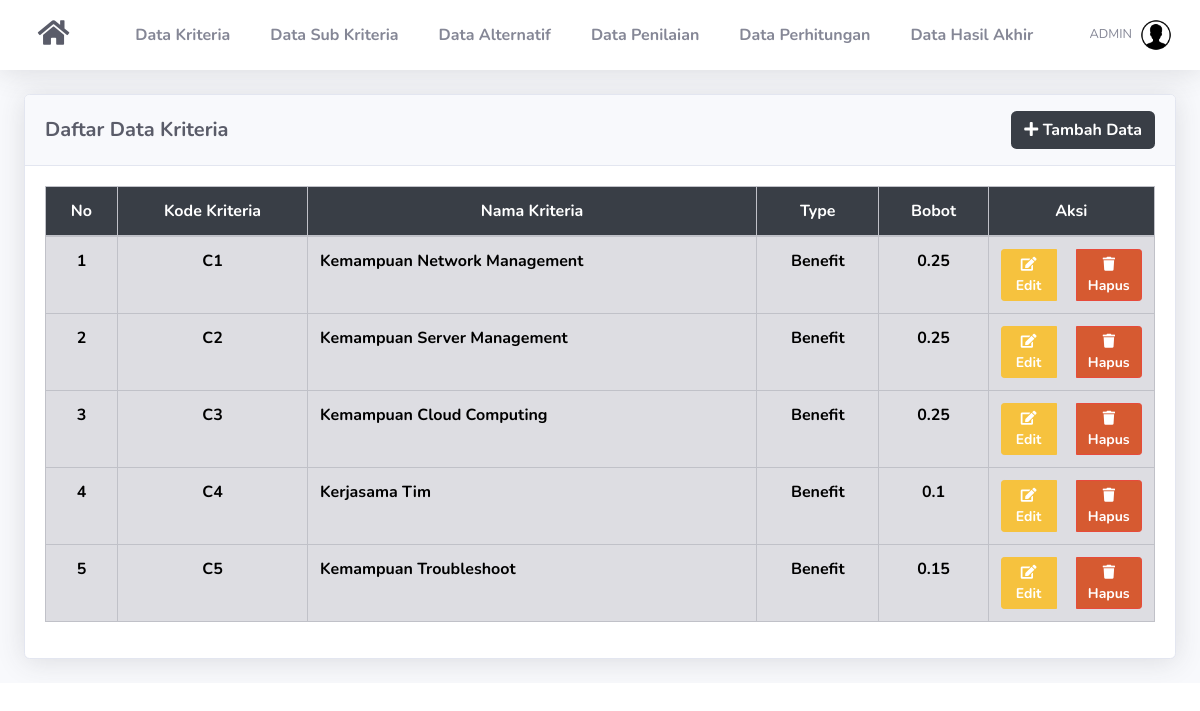
The app's page /list-kriteria.php (signed in) with its own data.
### tables this page shows
CREATE TABLE `kriteria` (
  `id_kriteria` int(11) NOT NULL,
  `kode_kriteria` varchar(10) NOT NULL,
  `nama` varchar(50) NOT NULL,
  `type` enum('Benefit','Cost') NOT NULL,
  `bobot` float NOT NULL
);

### list-kriteria.php (the view, shortened to what this page needs)
<?php
require_once('includes/init.php');
require_once('template/header.php');
?>
<div class="card shadow mb-4">
    <div class="card-header py-3">
	<div class="d-sm-flex align-items-center justify-content-between" >
        <h5 class="m-0 font-weight-bold text-dark d-sm-flex align-items-center justify-content-between"> Daftar Data Kriteria</h5>
		<a href="tambah-kriteria.php" class="btn font-weight-bold" style="background-color:#393E46; color:white"> <i class="fa fa-plus"></i> Tambah Data </a>
    </div>
</div>
    <div class="card-body">
		<div class="table-responsive ">
			<table class="table table-bordered font-weight-bold table-secondary" id="dataTable" width="100%" cellspacing="0" style="color:black">
				<thead class="" style="background-color:#393E46; color:white; text-align:center;">
					<tr align="center">
						<th>No</th>
						<th>Kode Kriteria</th>
						<th>Nama Kriteria</th>
						<th>Type</th>
						<th>Bobot</th>
						<th width="15%">Aksi</th>
					</tr>
				</thead>
				<tbody>
				<?php
				$no = 1;
				$query = mysqli_query($koneksi,"SELECT * FROM kriteria ORDER BY kode_kriteria ASC");
				while($data = mysqli_fetch_array($query)):
				?>
					<tr align="center">
						<td><?php echo $no; ?></td>
						<td><?php echo $data['kode_kriteria']; ?></td>
						<td align="left"><?php echo $data['nama']; ?></td>
						<td><?php echo $data['type']; ?></td>
						<td><?php echo $data['bobot']; ?></td>
						<td>
							<div class="btn-group" role="group">
								<a data-toggle="tooltip" data-placement="bottom" title="Edit Data" href="edit-kriteria.php?id=<?php echo $data['id_kriteria']; ?>" class="btn btn-warning btn-sm font-weight-bold" style="margin-right:20px;"><i class="fa fa-edit"></i> Edit</a>
								<a  data-toggle="tooltip" data-placement="bottom" title="Hapus Data" href="hapus-kriteria.php?id=<?php echo $data['id_kriteria']; ?>" onclick="return confirm ('Apakah anda yakin untuk meghapus data ini')" class="btn btn-danger btn-sm font-weight-bold" style="background-color:#D65A31"><i class="fa fa-trash"></i> Hapus</a>
							</div>
						</td>
					</tr>
					<?php
					$no++;
					endwhile; ?>
				</tbody>
			</table>
		</div>
	</div>
</div>

### records on screen
kriteria: kode_kriteria "C1", nama "Kemampuan Network Management", type "Benefit", bobot "0.25"
kriteria: kode_kriteria "C2", nama "Kemampuan Server Management", type "Benefit", bobot "0.25"
kriteria: kode_kriteria "C3", nama "Kemampuan Cloud Computing", type "Benefit", bobot "0.25"
kriteria: kode_kriteria "C4", nama "Kerjasama Tim", type "Benefit", bobot "0.1"
kriteria: kode_kriteria "C5", nama "Kemampuan Troubleshoot", type "Benefit", bobot "0.15"

### other values on screen
$_SESSION['username'] "ADMIN"
